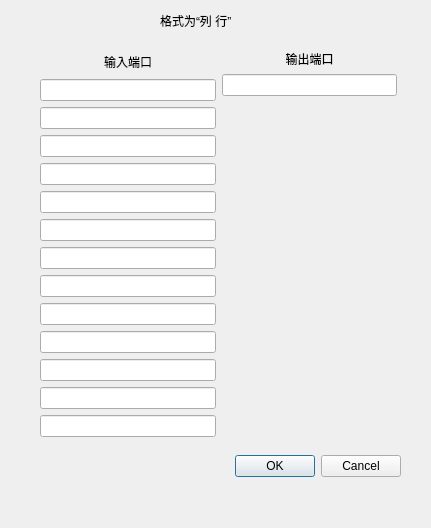
<?xml version="1.0" encoding="UTF-8"?>
<ui version="4.0">
 <class>inOutDialog</class>
 <widget class="QDialog" name="inOutDialog">
  <property name="geometry">
   <rect>
    <x>0</x>
    <y>0</y>
    <width>431</width>
    <height>528</height>
   </rect>
  </property>
  <property name="windowTitle">
   <string>Dialog</string>
  </property>
  <widget class="QDialogButtonBox" name="buttonBox">
   <property name="geometry">
    <rect>
     <x>60</x>
     <y>450</y>
     <width>341</width>
     <height>32</height>
    </rect>
   </property>
   <property name="orientation">
    <enum>Qt::Horizontal</enum>
   </property>
   <property name="standardButtons">
    <set>QDialogButtonBox::Cancel|QDialogButtonBox::Ok</set>
   </property>
  </widget>
  <widget class="QLabel" name="label_3">
   <property name="geometry">
    <rect>
     <x>160</x>
     <y>10</y>
     <width>111</width>
     <height>21</height>
    </rect>
   </property>
   <property name="text">
    <string>格式为“列 行”</string>
   </property>
  </widget>
  <widget class="QWidget" name="layoutWidget">
   <property name="geometry">
    <rect>
     <x>40</x>
     <y>50</y>
     <width>357</width>
     <height>387</height>
    </rect>
   </property>
   <layout class="QHBoxLayout" name="horizontalLayout_2">
    <item>
     <layout class="QVBoxLayout" name="verticalLayout_3">
      <item>
       <layout class="QHBoxLayout" name="horizontalLayout">
        <item>
         <widget class="QLabel" name="label_2">
          <property name="text">
           <string>输入端口</string>
          </property>
          <property name="alignment">
           <set>Qt::AlignCenter</set>
          </property>
         </widget>
        </item>
       </layout>
      </item>
      <item>
       <layout class="QVBoxLayout" name="verticalLayout_2">
        <item>
         <widget class="QLineEdit" name="lineEdit_0">
          <property name="text">
           <string/>
          </property>
         </widget>
        </item>
        <item>
         <widget class="QLineEdit" name="lineEdit_2">
          <property name="text">
           <string/>
          </property>
         </widget>
        </item>
        <item>
         <widget class="QLineEdit" name="lineEdit_4">
          <property name="text">
           <string/>
          </property>
         </widget>
        </item>
        <item>
         <widget class="QLineEdit" name="lineEdit_5"/>
        </item>
        <item>
         <widget class="QLineEdit" name="lineEdit_6"/>
        </item>
        <item>
         <widget class="QLineEdit" name="lineEdit_7"/>
        </item>
        <item>
         <widget class="QLineEdit" name="lineEdit_9"/>
        </item>
        <item>
         <widget class="QLineEdit" name="lineEdit_13"/>
        </item>
        <item>
         <widget class="QLineEdit" name="lineEdit_12"/>
        </item>
        <item>
         <widget class="QLineEdit" name="lineEdit_11"/>
        </item>
        <item>
         <widget class="QLineEdit" name="lineEdit_10"/>
        </item>
        <item>
         <widget class="QLineEdit" name="lineEdit_8"/>
        </item>
        <item>
         <widget class="QLineEdit" name="lineEdit_3"/>
        </item>
       </layout>
      </item>
     </layout>
    </item>
    <item>
     <layout class="QVBoxLayout" name="verticalLayout">
      <item>
       <widget class="QLabel" name="label">
        <property name="contextMenuPolicy">
         <enum>Qt::DefaultContextMenu</enum>
        </property>
        <property name="text">
         <string>输出端口</string>
        </property>
        <property name="alignment">
         <set>Qt::AlignCenter</set>
        </property>
       </widget>
      </item>
      <item>
       <widget class="QLineEdit" name="lineEdit">
        <property name="text">
         <string/>
        </property>
       </widget>
      </item>
      <item>
       <spacer name="verticalSpacer">
        <property name="orientation">
         <enum>Qt::Vertical</enum>
        </property>
        <property name="sizeHint" stdset="0">
         <size>
          <width>20</width>
          <height>40</height>
         </size>
        </property>
       </spacer>
      </item>
     </layout>
    </item>
   </layout>
  </widget>
 </widget>
 <resources/>
 <connections>
  <connection>
   <sender>buttonBox</sender>
   <signal>accepted()</signal>
   <receiver>inOutDialog</receiver>
   <slot>accept()</slot>
   <hints>
    <hint type="sourcelabel">
     <x>248</x>
     <y>254</y>
    </hint>
    <hint type="destinationlabel">
     <x>157</x>
     <y>274</y>
    </hint>
   </hints>
  </connection>
  <connection>
   <sender>buttonBox</sender>
   <signal>rejected()</signal>
   <receiver>inOutDialog</receiver>
   <slot>reject()</slot>
   <hints>
    <hint type="sourcelabel">
     <x>316</x>
     <y>260</y>
    </hint>
    <hint type="destinationlabel">
     <x>286</x>
     <y>274</y>
    </hint>
   </hints>
  </connection>
 </connections>
</ui>
